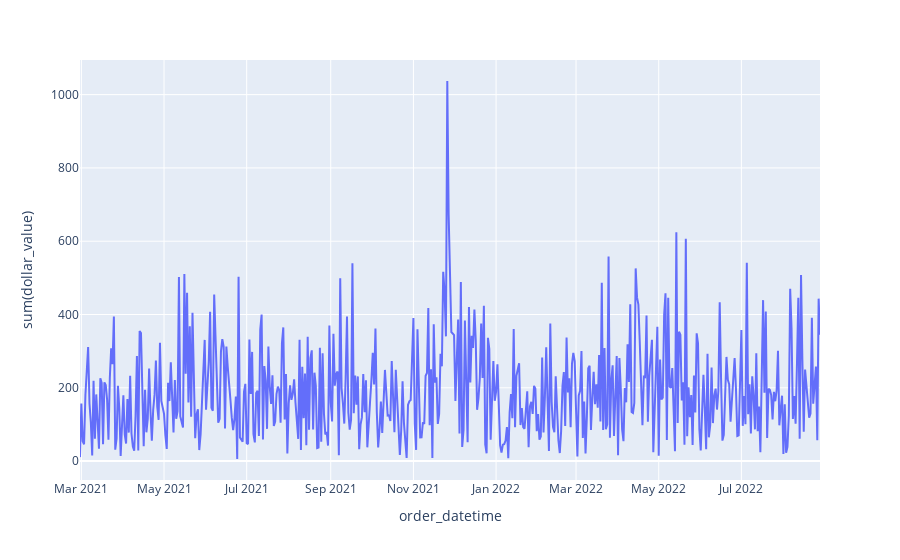

Notebook code for this chart:
### Code cell
sample_abn_sdf1 = transactions_sdf.where((F.col('merchant_abn') == 10142254217)).groupBy('order_datetime').agg(F.sum('dollar_value')).sort('order_datetime')
px.line(sample_abn_sdf1.toPandas(), x = 'order_datetime', y = 'sum(dollar_value)')

### Figure 1 — Plotly figure (JSON) as saved in the notebook; plotly's stock layout.template omitted (floating-point values rounded to 4 significant figures; data arrays with more than 128 entries replaced by an {"elided": "..."} marker saying what was removed)
{"data": [{"hovertemplate": "order_datetime=%{x}<br>sum(dollar_value)=%{y}<extra></extra>", "legendgroup": "", "line": {"color": "#636efa", "dash": "solid"}, "marker": {"symbol": "circle"}, "mode": "lines", "name": "", "orientation": "v", "showlegend": false, "type": "scatter", "x": {"elided": "538 str values"}, "xaxis": "x", "y": {"elided": "538 float values"}, "yaxis": "y"}], "layout": {"legend": {"tracegroupgap": 0}, "margin": {"t": 60}, "xaxis": {"anchor": "y", "domain": [0, 1], "title": {"text": "order_datetime"}}, "yaxis": {"anchor": "x", "domain": [0, 1], "title": {"text": "sum(dollar_value)"}}}}
